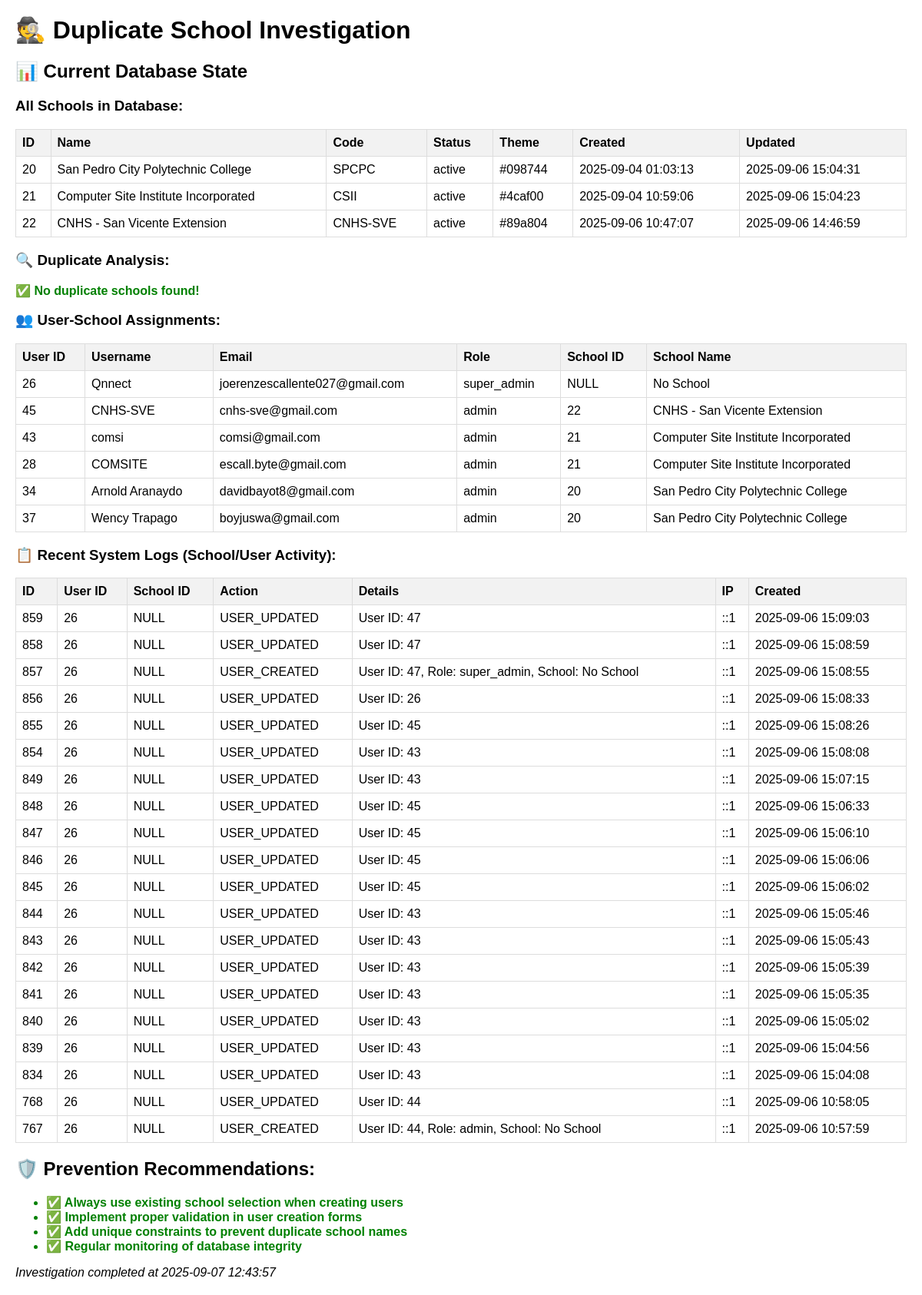
The page /admin/diagnostic_duplicate_schools.php on the database its author committed.
### tables this page shows
CREATE TABLE `schools` (
  `id` int(11) NOT NULL,
  `name` varchar(255) NOT NULL,
  `code` varchar(50) NOT NULL,
  `theme_color` varchar(7) DEFAULT '#098744',
  `logo_path` varchar(255) DEFAULT NULL,
  `created_at` timestamp NOT NULL DEFAULT current_timestamp(),
  `updated_at` timestamp NOT NULL DEFAULT current_timestamp() ON UPDATE current_timestamp(),
  `status` enum('active','inactive') DEFAULT 'active'
);

CREATE TABLE `users` (
  `id` int(11) NOT NULL,
  `full_name` varchar(128) NOT NULL,
  `email` varchar(255) NOT NULL,
  `username` varchar(255) DEFAULT NULL,
  `password` varchar(255) NOT NULL,
  `profile_image` varchar(255) DEFAULT NULL,
  `reset_token_hash` varchar(255) DEFAULT NULL,
  `reset_token_hash_expires_at` datetime DEFAULT NULL,
  `user_type` varchar(20) DEFAULT 'User',
  `role` enum('admin','super_admin') DEFAULT 'admin',
  `school_id` int(11) DEFAULT NULL
);

CREATE TABLE `system_logs` (
  `id` int(11) NOT NULL,
  `user_id` int(11) DEFAULT NULL,
  `school_id` int(11) DEFAULT NULL,
  `action` varchar(255) NOT NULL,
  `details` text DEFAULT NULL,
  `ip_address` varchar(45) DEFAULT NULL,
  `user_agent` text DEFAULT NULL,
  `created_at` timestamp NOT NULL DEFAULT current_timestamp()
);

### admin/diagnostic_duplicate_schools.php (the view, shortened to what this page needs)
<?php
require_once 'database.php';
echo "<h1>🕵️ Duplicate School Investigation</h1>";
echo "<h2>📊 Current Database State</h2>";
echo "<h3>All Schools in Database:</h3>";
$schools_query = "SELECT * FROM schools ORDER BY id";
$schools_result = mysqli_query($conn, $schools_query);
echo "<table>";
echo "<tr><th>ID</th><th>Name</th><th>Code</th><th>Status</th><th>Theme</th><th>Created</th><th>Updated</th></tr>";
while ($school = mysqli_fetch_assoc($schools_result)) {
    echo "<tr>";
    echo "<td>" . $school['id'] . "</td>";
    echo "<td>" . htmlspecialchars($school['name']) . "</td>";
    echo "<td>" . htmlspecialchars($school['code']) . "</td>";
    echo "<td>" . $school['status'] . "</td>";
    echo "<td>" . $school['theme_color'] . "</td>";
    echo "<td>" . $school['created_at'] . "</td>";
    echo "<td>" . $school['updated_at'] . "</td>";
    echo "</tr>";
}
echo "</table>";
echo "<h3>🔍 Duplicate Analysis:</h3>";
$has_duplicates = false;
if (!$has_duplicates) {
    echo "<div class='success'>✅ No duplicate schools found!</div>";
}
echo "<h3>👥 User-School Assignments:</h3>";
$users_query = "SELECT u.id, u.username, u.email, u.role, u.school_id, s.name as school_name
                FROM users u
                LEFT JOIN schools s ON u.school_id = s.id
                ORDER BY s.name, u.username";
$users_result = mysqli_query($conn, $users_query);
echo "<table>";
echo "<tr><th>User ID</th><th>Username</th><th>Email</th><th>Role</th><th>School ID</th><th>School Name</th></tr>";
while ($user = mysqli_fetch_assoc($users_result)) {
    echo "<tr>";
    echo "<td>" . $user['id'] . "</td>";
    echo "<td>" . htmlspecialchars($user['username'] ?? '') . "</td>";
    echo "<td>" . htmlspecialchars($user['email']) . "</td>";
    echo "<td>" . $user['role'] . "</td>";
    echo "<td>" . ($user['school_id'] ?? 'NULL') . "</td>";
    echo "<td>" . htmlspecialchars($user['school_name'] ?? 'No School') . "</td>";
    echo "</tr>";
}
echo "</table>";
echo "<h3>📋 Recent System Logs (School/User Activity):</h3>";
$logs_query = "SELECT * FROM system_logs
               WHERE action IN ('SCHOOL_ADDED', 'USER_CREATED', 'USER_UPDATED')
               ORDER BY created_at DESC
               LIMIT 20";
$logs_result = mysqli_query($conn, $logs_query);
if ($logs_result && mysqli_num_rows($logs_result) > 0) {
    echo "<table>";
    echo "<tr><th>ID</th><th>User ID</th><th>School ID</th><th>Action</th><th>Details</th><th>IP</th><th>Created</th></tr>";
    while ($log = mysqli_fetch_assoc($logs_result)) {
        echo "<tr>";
        echo "<td>" . $log['id'] . "</td>";
        echo "<td>" . ($log['user_id'] ?? 'NULL') . "</td>";
        echo "<td>" . ($log['school_id'] ?? 'NULL') . "</td>";
        echo "<td>" . $log['action'] . "</td>";
        echo "<td>" . htmlspecialchars($log['details'] ?? '') . "</td>";
        echo "<td>" . $log['ip_address'] . "</td>";
        echo "<td>" . $log['created_at'] . "</td>";
        echo "</tr>";
    }
    echo "</table>";
} else {
    echo "<p>No recent logs found for school/user activity.</p>";
}
echo "<h2>🛡️ Prevention Recommendations:</h2>";
echo "<div class='success'>";
echo "<ul>";
echo "<li>✅ Always use existing school selection when creating users</li>";
echo "<li>✅ Implement proper validation in user creation forms</li>";
echo "<li>✅ Add unique constraints to prevent duplicate school names</li>";
echo "<li>✅ Regular monitoring of database integrity</li>";
echo "</ul>";
echo "</div>";
echo "<p><em>Investigation completed at " . date('Y-m-d H:i:s') . "</em></p>";
?>

### admin/diagnostic_duplicate_schools.php (style rules this page uses)
table { border-collapse: collapse; width: 100%; margin: 10px 0; }
th, td { border: 1px solid #ddd; padding: 8px; text-align: left; }
th { background-color: #f2f2f2; }
.success { color: green; font-weight: bold; }

### rows shown on the page
schools: id "20", name "San Pedro City Polytechnic College", code "SPCPC", status "active", theme_color "#098744", created_at "2025-09-04 01:03:13", updated_at "2025-09-06 15:04:31"
schools: id "21", name "Computer Site Institute Incorporated", code "CSII", status "active", theme_color "#4caf00", created_at "2025-09-04 10:59:06", updated_at "2025-09-06 15:04:23"
schools: id "22", name "CNHS - San Vicente Extension", code "CNHS-SVE", status "active", theme_color "#89a804", created_at "2025-09-06 10:47:07", updated_at "2025-09-06 14:46:59"
users: id "26", username "Qnnect", email "joerenzescallente027@gmail.com", role "super_admin", school "NULL", school_name "No School"
users: id "45", username "CNHS-SVE", email "cnhs-sve@gmail.com", role "admin", school "22", school.name "CNHS - San Vicente Extension"
users: id "43", username "comsi", email "comsi@gmail.com", role "admin", school "21", school.name "Computer Site Institute Incorporated"
users: id "28", username "COMSITE", email "escall.byte@gmail.com", role "admin", school "21", school.name "Computer Site Institute Incorporated"
users: id "34", username "Arnold Aranaydo", email "davidbayot8@gmail.com", role "admin", school "20", school.name "San Pedro City Polytechnic College"
users: id "37", username "Wency Trapago", email "boyjuswa@gmail.com", role "admin", school "20", school.name "San Pedro City Polytechnic College"
system_logs: id "859", user "26", school "NULL", action "USER_UPDATED", details "User ID: 47", ip_address "::1", created_at "2025-09-06 15:09:03"
system_logs: id "858", user "26", school "NULL", action "USER_UPDATED", details "User ID: 47", ip_address "::1", created_at "2025-09-06 15:08:59"
system_logs: id "857", user "26", school "NULL", action "USER_CREATED", details "User ID: 47, Role: super_admin, School: No School", ip_address "::1", created_at "2025-09-06 15:08:55"
system_logs: id "856", user "26", school "NULL", action "USER_UPDATED", details "User ID: 26", ip_address "::1", created_at "2025-09-06 15:08:33"
system_logs: id "855", user "26", school "NULL", action "USER_UPDATED", details "User ID: 45", ip_address "::1", created_at "2025-09-06 15:08:26"
system_logs: id "854", user "26", school "NULL", action "USER_UPDATED", details "User ID: 43", ip_address "::1", created_at "2025-09-06 15:08:08"
system_logs: id "849", user "26", school "NULL", action "USER_UPDATED", details "User ID: 43", ip_address "::1", created_at "2025-09-06 15:07:15"
system_logs: id "848", user "26", school "NULL", action "USER_UPDATED", details "User ID: 45", ip_address "::1", created_at "2025-09-06 15:06:33"
system_logs: id "847", user "26", school "NULL", action "USER_UPDATED", details "User ID: 45", ip_address "::1", created_at "2025-09-06 15:06:10"
system_logs: id "846", user "26", school "NULL", action "USER_UPDATED", details "User ID: 45", ip_address "::1", created_at "2025-09-06 15:06:06"
system_logs: id "845", user "26", school "NULL", action "USER_UPDATED", details "User ID: 45", ip_address "::1", created_at "2025-09-06 15:06:02"
system_logs: id "844", user "26", school "NULL", action "USER_UPDATED", details "User ID: 43", ip_address "::1", created_at "2025-09-06 15:05:46"
system_logs: id "843", user "26", school "NULL", action "USER_UPDATED", details "User ID: 43", ip_address "::1", created_at "2025-09-06 15:05:43"
system_logs: id "842", user "26", school "NULL", action "USER_UPDATED", details "User ID: 43", ip_address "::1", created_at "2025-09-06 15:05:39"
system_logs: id "841", user "26", school "NULL", action "USER_UPDATED", details "User ID: 43", ip_address "::1", created_at "2025-09-06 15:05:35"
system_logs: id "840", user "26", school "NULL", action "USER_UPDATED", details "User ID: 43", ip_address "::1", created_at "2025-09-06 15:05:02"
system_logs: id "839", user "26", school "NULL", action "USER_UPDATED", details "User ID: 43", ip_address "::1", created_at "2025-09-06 15:04:56"
system_logs: id "834", user "26", school "NULL", action "USER_UPDATED", details "User ID: 43", ip_address "::1", created_at "2025-09-06 15:04:08"
system_logs: id "768", user "26", school "NULL", action "USER_UPDATED", details "User ID: 44", ip_address "::1", created_at "2025-09-06 10:58:05"
system_logs: id "767", user "26", school "NULL", action "USER_CREATED", details "User ID: 44, Role: admin, School: No School", ip_address "::1", created_at "2025-09-06 10:57:59"
